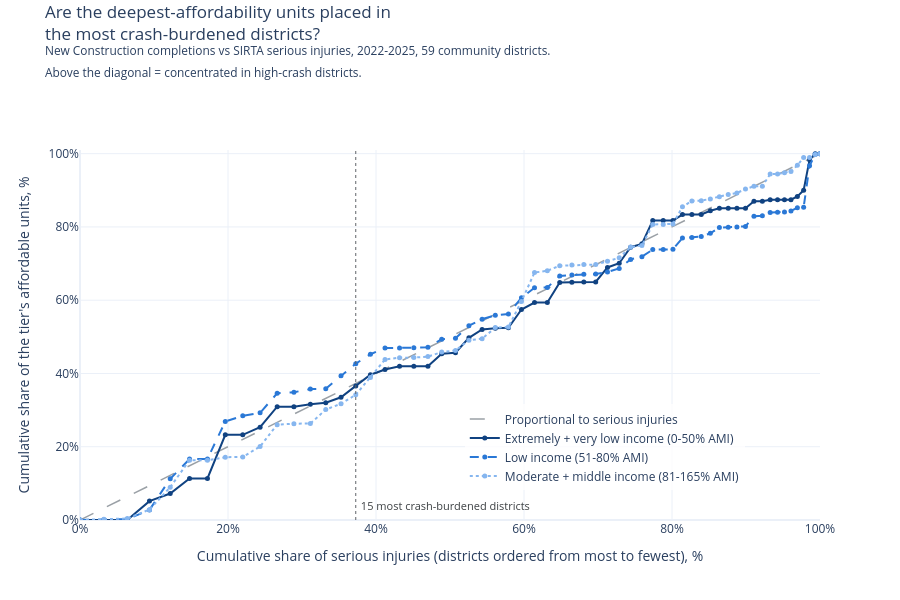

The cell this chart's notebook holds for it:
### Code cell
fig_qa, summary_qa = qa_concentration_chart(df_integrated)
fig_qa.show()
display(summary_qa.round(2))
print("Other-income units left out (no AMI band):", int(df_integrated["housing_other_income_units"].sum()))

# Uncertainty: is the deep-vs-moderate gap distinguishable from zero? (project-level bootstrap)
district_injuries = df_integrated.groupby("cd")["severe_injuries"].sum()
for cols in INCOME_TIERS.values():  # detail rows must reconcile with the integrated tier totals
    for c in cols:
        alias = "housing_" + UNITKEY[c]
        assert housing_eligible[c].fillna(0).sum() == df_integrated[alias].sum(), c
boot_qa = bootstrap_deep_vs_moderate(housing_eligible, district_injuries)
print("Deep minus moderate+middle, avg district serious injuries per unit: "
      f"{boot_qa['difference']:.1f} (95% bootstrap CI {boot_qa['ci_low']:.1f} to {boot_qa['ci_high']:.1f}, "
      f"{boot_qa['projects']} projects resampled)")

# District-level view: does a district's deep-affordability share rise with its serious injuries?
tier_table = build_tier_table(df_integrated)
tier_table["tiered_units"] = tier_table[list(TIER_COLUMNS)].sum(axis=1)
tier_table["deep_share"] = tier_table["Extremely + very low income (0-50% AMI)"] / tier_table["tiered_units"]
enough_units = tier_table["tiered_units"] >= 100  # shares from a handful of units are unstable
rho_qa, p_qa = spearmanr(tier_table.loc[enough_units, "deep_share"], tier_table.loc[enough_units, "severe_injuries"])
print(f"Deep share vs serious injuries (districts with >= 100 tiered units, n = {enough_units.sum()}): "
      f"rho = {rho_qa:.3f}, p = {p_qa:.3f}")

# Borough context: where each tier was built vs where serious injuries were recorded (% of city)
borough_mix = tier_table.groupby("borough")[list(TIER_COLUMNS) + ["severe_injuries"]].sum()
display((100 * borough_mix / borough_mix.sum()).round(1).rename(columns=lambda c: c.split(" (")[0] + " %"))

# Highest-crash districts and how many affordable units of each tier they received
display(tier_table.head(TOP_N_DISTRICTS)[["cd_label", "severe_injuries"] + list(TIER_COLUMNS)])

### Figure 1 — Plotly figure (JSON) as saved in the notebook; plotly's stock layout.template omitted (floating-point values rounded to 4 significant figures; data arrays with more than 128 entries replaced by an {"elided": "..."} marker saying what was removed)
{"data": [{"hoverinfo": "skip", "line": {"color": "#9aa0a6", "dash": "longdash", "width": 1.5}, "mode": "lines", "name": "Proportional to serious injuries", "type": "scatter", "x": [0, 100], "y": [0, 100]}, {"customdata": {"elided": "60x3 mixed values"}, "hovertemplate": "<b>%{customdata[0]}</b><br>District serious injuries: %{customdata[1]}<br>District units in this tier: %{customdata[2]}<br>Cumulative serious injuries: %{x:.1f}%<br>Cumulative units: %{y:.1f}%<extra>Extremely + very low income (0-50% AMI)</extra>", "line": {"color": "#104281", "dash": "solid", "width": 2}, "marker": {"size": 5}, "mode": "lines+markers", "name": "Extremely + very low income (0-50% AMI)", "type": "scatter", "x": [0.0, 3.227, 6.385, 9.383, 12.19, 14.8, 17.22, 19.63, 21.99, 24.34, 26.65, 28.91, 31.13, 33.21, 35.27, 37.26, 39.25, 41.22, 43.18, 45.11, 47.02, 48.88, 50.74, 52.56, 54.34, 56.12, 57.89, 59.66, 61.42, 63.15, 64.83, 66.47, 68.08, 69.69, 71.28, 72.87, 74.41, 75.93, 77.4, 78.81, 80.13, 81.41, 82.69, 83.95, 85.18, 86.4, 87.6, 88.77, 89.93, 91.07, 92.21, 93.27, 94.26, 95.2, 96.08, 96.94, 97.79, 98.59, 99.35, 100.0], "y": [0.0, 0.0, 0.006498, 5.153, 7.225, 11.33, 11.33, 23.26, 23.26, 25.34, 30.93, 30.94, 31.62, 31.99, 33.5, 36.61, 39.66, 41.09, 41.96, 41.96, 41.97, 45.41, 45.67, 49.73, 52.03, 52.31, 52.49, 57.46, 59.36, 59.37, 64.81, 64.88, 64.95, 64.97, 68.93, 70.08, 74.47, 75.38, 81.75, 81.76, 81.76, 83.37, 83.37, 83.42, 84.43, 85.08, 85.08, 85.08, 85.09, 87.02, 87.04, 87.43, 87.43, 87.43, 87.44, 88.3, 90.01, 98.31, 100.0, 100.0]}, {"customdata": {"elided": "60x3 mixed values"}, "hovertemplate": "<b>%{customdata[0]}</b><br>District serious injuries: %{customdata[1]}<br>District units in this tier: %{customdata[2]}<br>Cumulative serious injuries: %{x:.1f}%<br>Cumulative units: %{y:.1f}%<extra>Low income (51-80% AMI)</extra>", "line": {"color": "#2a78d6", "dash": "dash", "width": 2}, "marker": {"size": 5}, "mode": "lines+markers", "name": "Low income (51-80% AMI)", "type": "scatter", "x": [0.0, 3.227, 6.385, 9.383, 12.19, 14.8, 17.22, 19.63, 21.99, 24.34, 26.65, 28.91, 31.13, 33.21, 35.27, 37.26, 39.25, 41.22, 43.18, 45.11, 47.02, 48.88, 50.74, 52.56, 54.34, 56.12, 57.89, 59.66, 61.42, 63.15, 64.83, 66.47, 68.08, 69.69, 71.28, 72.87, 74.41, 75.93, 77.4, 78.81, 80.13, 81.41, 82.69, 83.95, 85.18, 86.4, 87.6, 88.77, 89.93, 91.07, 92.21, 93.27, 94.26, 95.2, 96.08, 96.94, 97.79, 98.59, 99.35, 100.0], "y": [0.0, 0.08405, 0.2269, 2.748, 11.23, 16.62, 16.68, 26.9, 28.44, 29.26, 34.58, 34.85, 35.75, 35.83, 39.4, 42.68, 45.24, 46.92, 46.97, 47.03, 47.14, 49.35, 49.61, 53.04, 54.82, 55.88, 56.22, 60.69, 63.38, 63.47, 66.62, 66.86, 67.08, 67.13, 67.68, 68.68, 71.14, 71.88, 73.81, 73.83, 73.88, 77.0, 77.09, 77.37, 78.25, 79.81, 79.94, 80.0, 80.14, 82.95, 83.05, 83.96, 84.0, 84.09, 84.38, 85.22, 85.38, 96.69, 99.82, 100.0]}, {"customdata": {"elided": "60x3 mixed values"}, "hovertemplate": "<b>%{customdata[0]}</b><br>District serious injuries: %{customdata[1]}<br>District units in this tier: %{customdata[2]}<br>Cumulative serious injuries: %{x:.1f}%<br>Cumulative units: %{y:.1f}%<extra>Moderate + middle income (81-165% AMI)</extra>", "line": {"color": "#86b6ef", "dash": "dot", "width": 2}, "marker": {"size": 5}, "mode": "lines+markers", "name": "Moderate + middle income (81-165% AMI)", "type": "scatter", "x": [0.0, 3.227, 6.385, 9.383, 12.19, 14.8, 17.22, 19.63, 21.99, 24.34, 26.65, 28.91, 31.13, 33.21, 35.27, 37.26, 39.25, 41.22, 43.18, 45.11, 47.02, 48.88, 50.74, 52.56, 54.34, 56.12, 57.89, 59.66, 61.42, 63.15, 64.83, 66.47, 68.08, 69.69, 71.28, 72.87, 74.41, 75.93, 77.4, 78.81, 80.13, 81.41, 82.69, 83.95, 85.18, 86.4, 87.6, 88.77, 89.93, 91.07, 92.21, 93.27, 94.26, 95.2, 96.08, 96.94, 97.79, 98.59, 99.35, 100.0], "y": [0.0, 0.2087, 0.4175, 2.83, 8.956, 16.32, 16.33, 17.15, 17.2, 20.07, 26.03, 26.28, 26.36, 30.14, 31.74, 34.18, 38.93, 43.8, 44.31, 44.33, 44.6, 45.83, 46.29, 49.1, 49.48, 52.52, 52.68, 59.67, 67.54, 68.04, 69.41, 69.58, 69.74, 69.74, 70.62, 71.6, 74.49, 74.93, 80.66, 80.68, 80.82, 85.48, 87.11, 87.14, 87.63, 88.27, 88.86, 89.28, 90.33, 91.12, 91.13, 94.42, 94.45, 94.82, 95.15, 96.81, 98.93, 98.93, 99.8, 100.0]}], "layout": {"annotations": [{"font": {"color": "#3c4043", "size": 11}, "showarrow": false, "text": " 15 most crash-burdened districts", "x": 37.26, "xanchor": "left", "y": 4}], "height": 600, "legend": {"bgcolor": "rgba(255,255,255,0.8)", "title": {"text": ""}, "x": 0.52, "y": 0.08}, "margin": {"t": 150}, "shapes": [{"line": {"color": "#5f6368", "dash": "dot", "width": 1}, "type": "line", "x0": 37.26, "x1": 37.26, "xref": "x", "y0": 0, "y1": 1, "yref": "y domain"}], "title": {"text": "Are the deepest-affordability units placed in<br>the most crash-burdened districts?<br><sup>New Construction completions vs SIRTA serious injuries, 2022-2025, 59 community districts.<br>Above the diagonal = concentrated in high-crash districts.</sup>", "y": 0.97, "yanchor": "top", "yref": "container"}, "xaxis": {"range": [0, 100], "ticksuffix": "%", "title": {"text": "Cumulative share of serious injuries (districts ordered from most to fewest), %"}}, "yaxis": {"range": [0, 101], "ticksuffix": "%", "title": {"text": "Cumulative share of the tier's affordable units, %"}}}}
